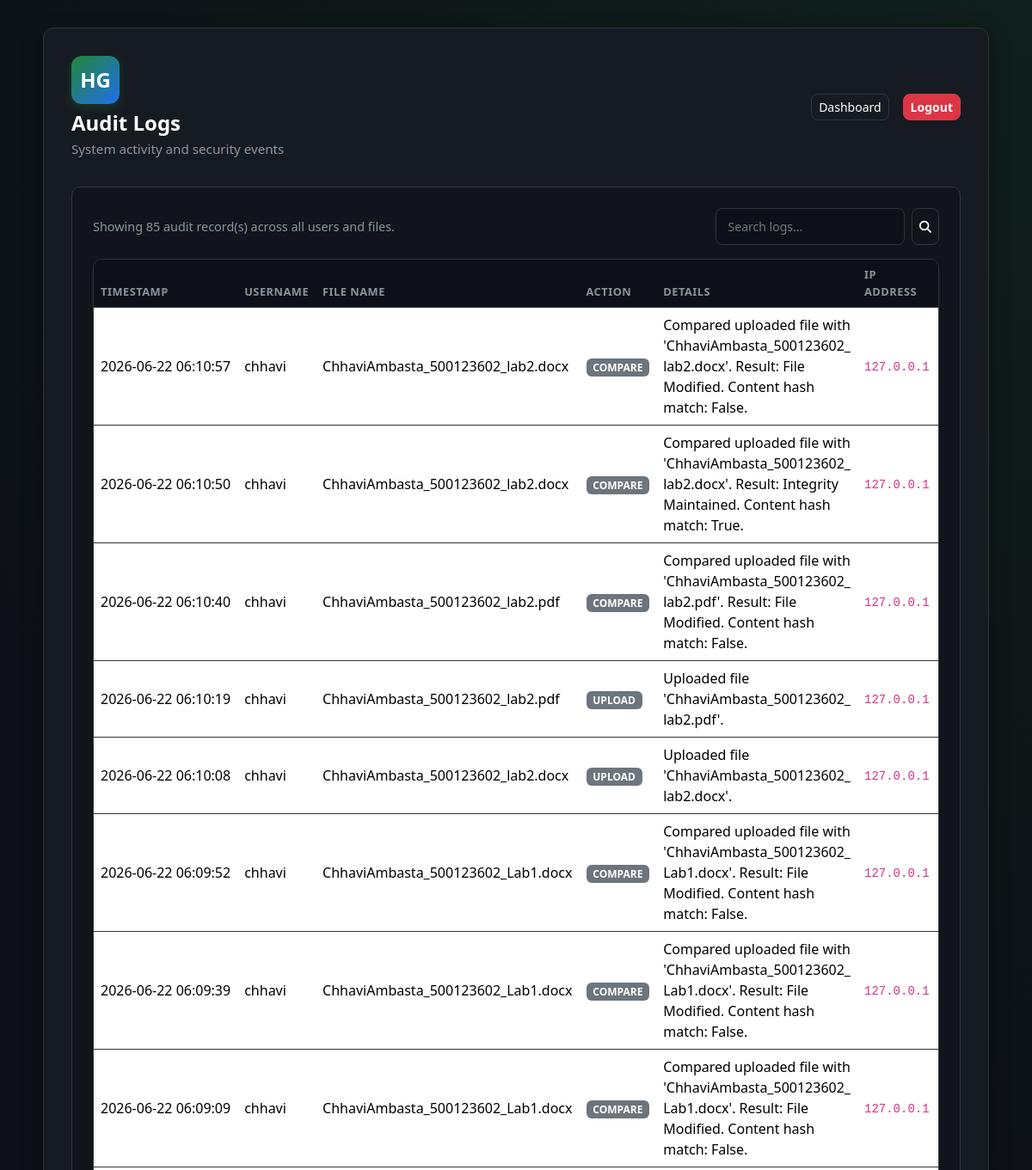
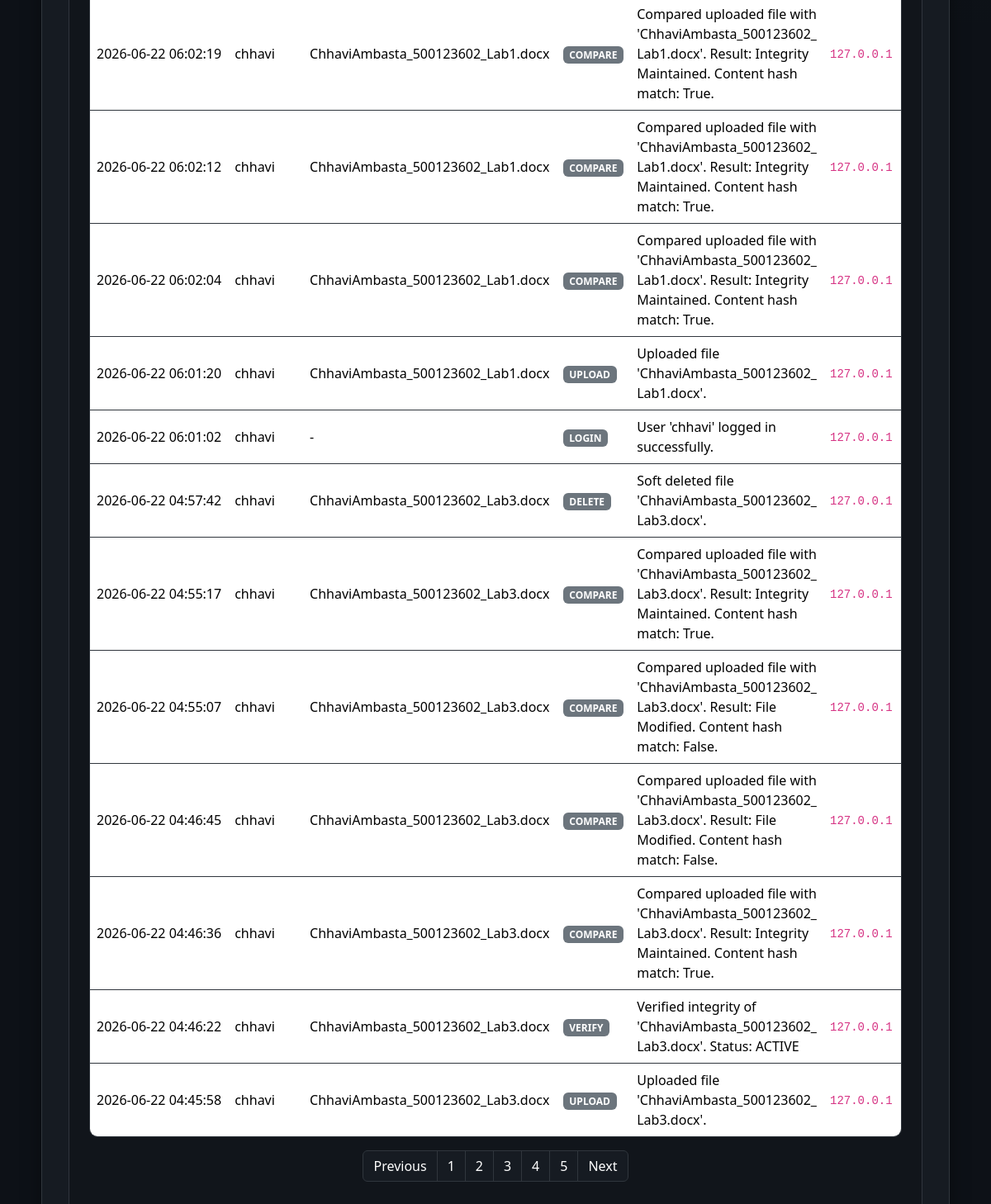
/audit-logs (signed in), run on an earlier commit of the app's database (2 pictures, top to bottom).
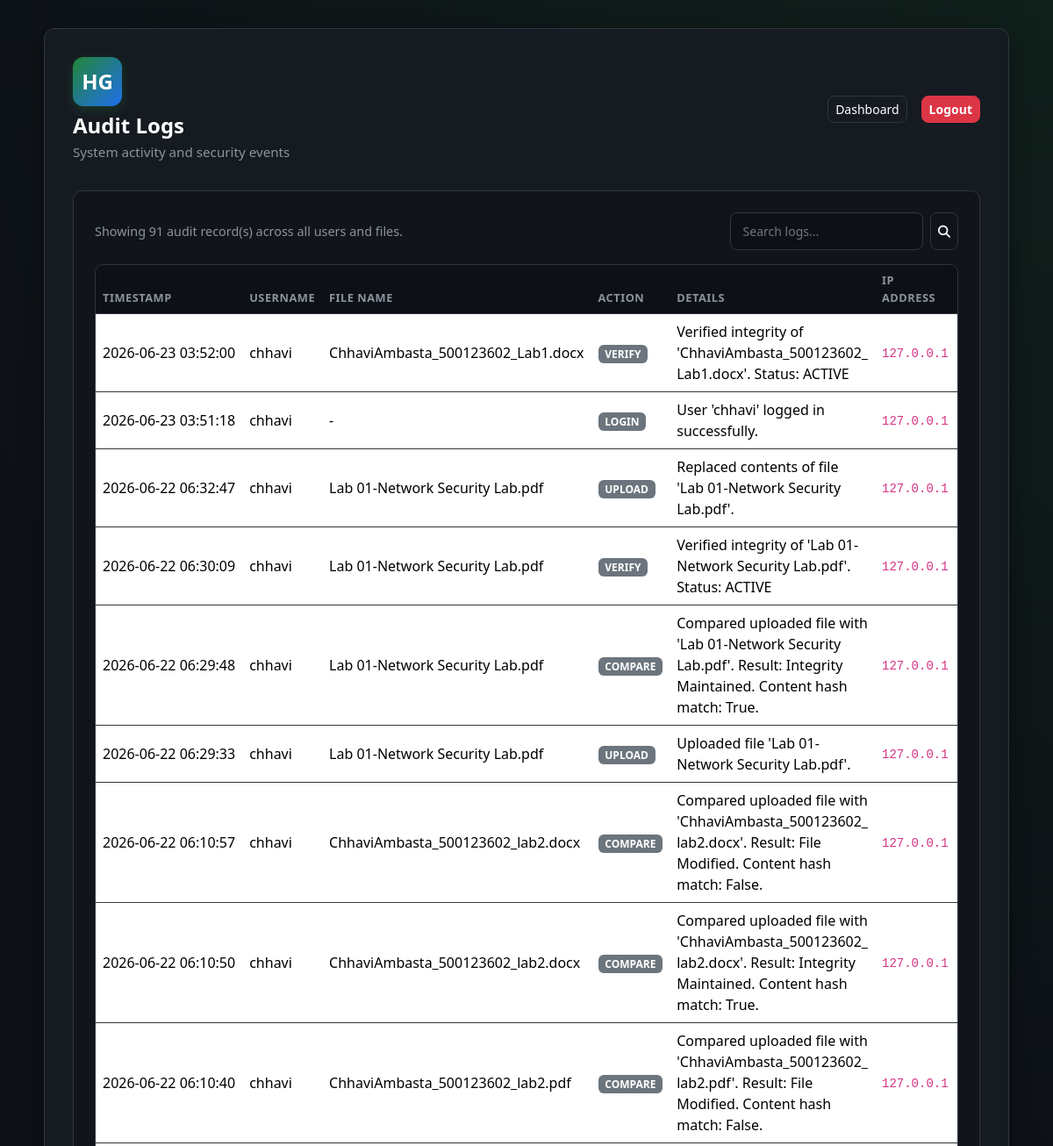
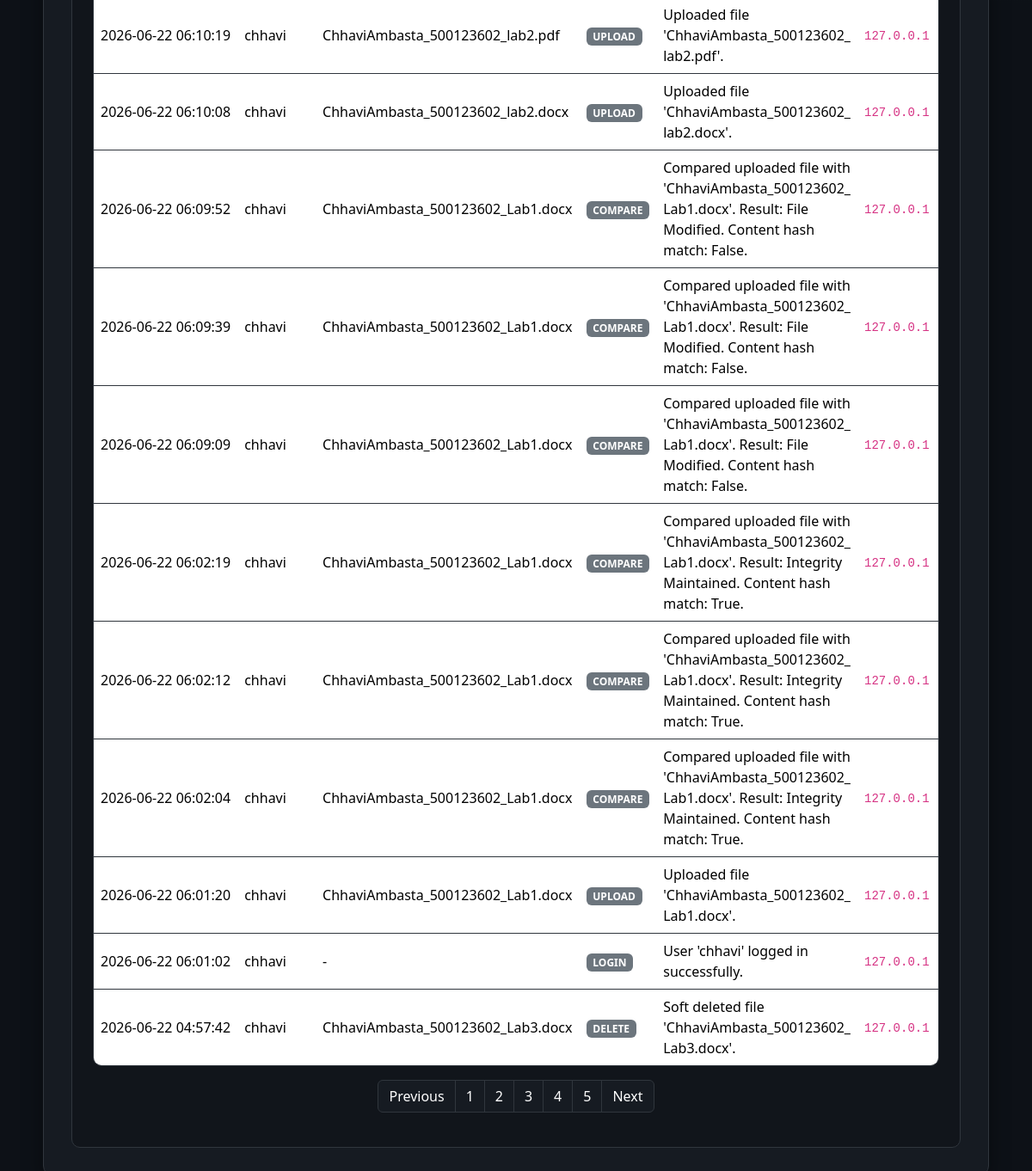
And on a later commit of the database (2 pictures, top to bottom).
### tables this page shows
CREATE TABLE audit_logs (
    id INTEGER PRIMARY KEY AUTOINCREMENT,
    user_id INTEGER,
    file_id INTEGER,
    action TEXT NOT NULL,
    details TEXT,
    ip_address TEXT,
    timestamp TIMESTAMP DEFAULT CURRENT_TIMESTAMP,
    FOREIGN KEY (user_id) REFERENCES users(id),
    FOREIGN KEY (file_id) REFERENCES files(id)
);

CREATE TABLE users (
    id INTEGER PRIMARY KEY AUTOINCREMENT,
    username TEXT NOT NULL UNIQUE,
    email TEXT NOT NULL UNIQUE,
    password_hash TEXT NOT NULL,
    created_at TIMESTAMP DEFAULT CURRENT_TIMESTAMP
, security_question TEXT NOT NULL DEFAULT 'q1', security_answer_hash TEXT NOT NULL DEFAULT '', email_verified INTEGER NOT NULL DEFAULT 0, last_login TIMESTAMP, account_status TEXT NOT NULL DEFAULT 'ACTIVE', failed_attempts INTEGER NOT NULL DEFAULT 0, locked_until TIMESTAMP);

CREATE TABLE files (
    id INTEGER PRIMARY KEY AUTOINCREMENT,
    owner_id INTEGER NOT NULL,
    original_filename TEXT NOT NULL,
    stored_filename TEXT NOT NULL,
    file_extension TEXT NOT NULL,
    file_size INTEGER NOT NULL,
    mime_type TEXT NOT NULL,
    sha256_hash TEXT NOT NULL,
    upload_time TIMESTAMP DEFAULT CURRENT_TIMESTAMP,
    last_verified TIMESTAMP,
    status TEXT NOT NULL DEFAULT 'ACTIVE',
    is_deleted INTEGER NOT NULL DEFAULT 0, content_hash TEXT,
    FOREIGN KEY (owner_id) REFERENCES users(id)
);

### app.py (the view, shortened to what this page needs)
@app.route("/audit-logs")
@login_required
def audit_logs():
    conn = get_db_connection()
    try:
        search = request.args.get("search", "").strip()
        page = request.args.get("page", 1, type=int)
        per_page = 20
        offset = (page - 1) * per_page
        base_query = """
            SELECT a.id, a.timestamp, a.action, a.details, a.ip_address,
                   u.username, f.original_filename
            FROM audit_logs a
            LEFT JOIN users u ON a.user_id = u.id
            LEFT JOIN files f ON a.file_id = f.id
        """
        count_query = """
            SELECT COUNT(*) as total
            FROM audit_logs a
            LEFT JOIN users u ON a.user_id = u.id
            LEFT JOIN files f ON a.file_id = f.id
        """
        params = []
        base_query += " ORDER BY a.timestamp DESC LIMIT ? OFFSET ?"
        total_row = conn.execute(count_query, params).fetchone()
        total = total_row["total"] if total_row else 0
        total_pages = max(1, (total + per_page - 1) // per_page)
        logs = conn.execute(base_query, params + [per_page, offset]).fetchall()
    finally:
        conn.close()
    return render_template(
        "audit_logs.html",
        username=session.get("username"),
        logs=logs,
        search=search,
        page=page,
        total_pages=total_pages,
        total=total,
    )

### app.py (called while the page is built)
def get_db_connection():
    conn = sqlite3.connect(DATABASE_PATH)
    conn.row_factory = sqlite3.Row
    return conn

def utc_now():
    return datetime.utcnow()

def login_required(view_func):
    @wraps(view_func)
    def wrapped_view(*args, **kwargs):
        if "user_id" not in session:
            flash("Please log in to access the dashboard.", "warning")
            return redirect(url_for("login"))
        last_activity = session.get("last_activity")
        if last_activity and (utc_now().timestamp() - last_activity) > SESSION_TIMEOUT_SECONDS:
            session.clear()
            flash("Your session has expired due to inactivity. Please log in again.", "warning")
            return redirect(url_for("login"))
        session["last_activity"] = utc_now().timestamp()
        return view_func(*args, **kwargs)
    return wrapped_view

### templates/audit_logs.html (shortened to what the changed rows need)
<!DOCTYPE html>
<html lang="en">
<head>
    <link href="https://cdn.jsdelivr.net/npm/bootstrap@5.3.3/dist/css/bootstrap.min.css" rel="stylesheet">
    <link rel="stylesheet" href="https://cdnjs.cloudflare.com/ajax/libs/font-awesome/6.4.0/css/all.min.css">
    <link rel="stylesheet" href="{{ url_for('static', filename='css/style.css') }}">
</head>
<body>
    <div class="dashboard-wrapper">
        <div class="container dashboard-container">
            <div class="dashboard-card dashboard-card-wide mx-auto">
                <div class="dashboard-header">
                    <div>
                        <h1 class="welcome-text">Audit Logs</h1>
                    </div>
                </div>
                <section class="dashboard-section">
                    <div class="d-flex justify-content-between align-items-center mb-3">
                        <p class="section-description mb-0">
                            Showing {{ total }} audit record(s) across all users and files.
                        </p>
                        <form action="{{ url_for('audit_logs') }}" method="GET" class="d-flex" role="search">
                            <input type="text" name="search" class="form-control form-control-sm me-2" placeholder="Search logs..." value="{{ search }}" style="width: 220px; background-color: var(--bg-primary); color: var(--text-primary); border-color: var(--border-color);">
                            <button type="submit" class="btn btn-outline-light btn-sm">
                            </button>
                        </form>
                    </div>
                    {% if logs %}
                        <div class="table-responsive files-table-wrapper">
                            <table class="table files-table align-middle">
                                <thead>
                                    <tr>
                                        <th>Timestamp</th>
                                        <th>Username</th>
                                        <th>File Name</th>
                                        <th>Action</th>
                                        <th>Details</th>
                                        <th>IP Address</th>
                                    </tr>
                                </thead>
                                <tbody>
                                    {% for log in logs %}
                                        <tr>
                                            <td style="white-space: nowrap;">{{ log.timestamp }}</td>
                                            <td>{{ log.username or 'System' }}</td>
                                            <td>{{ log.original_filename or '-' }}</td>
                                            <td><span class="badge bg-secondary">{{ log.action }}</span></td>
                                            <td style="max-width: 300px; word-break: break-word;">{{ log.details or '-' }}</td>
                                            <td><code>{{ log.ip_address or '-' }}</code></td>
                                        </tr>
                                    {% endfor %}
                                </tbody>
                            </table>
                        </div>
                        {% if total_pages > 1 %}
                            <nav aria-label="Audit log pagination" class="mt-3">
                                <ul class="pagination justify-content-center">
                                    {% for p in range(1, total_pages + 1) %}
                                        <li class="page-item {% if p == page %}active{% endif %}">
                                            <a class="page-link" href="{{ url_for('audit_logs', page=p, search=search) }}" style="background-color: var(--bg-card); border-color: var(--border-color); color: var(--text-primary);">{{ p }}</a>
                                        </li>
                                    {% endfor %}
                                </ul>
                            </nav>
                        {% endif %}
                    {% else %}
                        <div class="empty-state mt-3">
                            <p class="mb-0">No audit logs found.</p>
                        </div>
                    {% endif %}
                </section>
            </div>
        </div>
    </div>
</body>
</html>

What changed in the data, as far as the page shows it:
no longer on this page (row unchanged): audit_logs: timestamp "2026-06-22 04:55:17", username "chhavi", original_filename "ChhaviAmbasta_500123602_Lab3.docx", action "COMPARE", details "Compared uploaded file with 'ChhaviAmbasta_500123602_Lab3.docx'. Result: Integrity Maintained. Content hash match: True.", ip_address "127.0.0.1"
no longer on this page (row unchanged): audit_logs: timestamp "2026-06-22 04:55:07", username "chhavi", original_filename "ChhaviAmbasta_500123602_Lab3.docx", action "COMPARE", details "Compared uploaded file with 'ChhaviAmbasta_500123602_Lab3.docx'. Result: File Modified. Content hash match: False.", ip_address "127.0.0.1"
no longer on this page (row unchanged): audit_logs: timestamp "2026-06-22 04:46:45", username "chhavi", original_filename "ChhaviAmbasta_500123602_Lab3.docx", action "COMPARE", details "Compared uploaded file with 'ChhaviAmbasta_500123602_Lab3.docx'. Result: File Modified. Content hash match: False.", ip_address "127.0.0.1"
no longer on this page (row unchanged): audit_logs: timestamp "2026-06-22 04:46:36", username "chhavi", original_filename "ChhaviAmbasta_500123602_Lab3.docx", action "COMPARE", details "Compared uploaded file with 'ChhaviAmbasta_500123602_Lab3.docx'. Result: Integrity Maintained. Content hash match: True.", ip_address "127.0.0.1"
no longer on this page (row unchanged): audit_logs: timestamp "2026-06-22 04:46:22", username "chhavi", original_filename "ChhaviAmbasta_500123602_Lab3.docx", action "VERIFY", details "Verified integrity of 'ChhaviAmbasta_500123602_Lab3.docx'. Status: ACTIVE", ip_address "127.0.0.1"
no longer on this page (row unchanged): audit_logs: timestamp "2026-06-22 04:45:58", username "chhavi", original_filename "ChhaviAmbasta_500123602_Lab3.docx", action "UPLOAD", details "Uploaded file 'ChhaviAmbasta_500123602_Lab3.docx'.", ip_address "127.0.0.1"
added audit_logs: timestamp "2026-06-23 03:52:00", username "chhavi", original_filename "ChhaviAmbasta_500123602_Lab1.docx", action "VERIFY", details "Verified integrity of 'ChhaviAmbasta_500123602_Lab1.docx'. Status: ACTIVE", ip_address "127.0.0.1"
added audit_logs: timestamp "2026-06-23 03:51:18", username "chhavi", original_filename "-", action "LOGIN", details "User 'chhavi' logged in successfully.", ip_address "127.0.0.1"
added audit_logs: timestamp "2026-06-22 06:32:47", username "chhavi", original_filename "Lab 01-Network Security Lab.pdf", action "UPLOAD", details "Replaced contents of file 'Lab 01-Network Security Lab.pdf'.", ip_address "127.0.0.1"
added audit_logs: timestamp "2026-06-22 06:30:09", username "chhavi", original_filename "Lab 01-Network Security Lab.pdf", action "VERIFY", details "Verified integrity of 'Lab 01-Network Security Lab.pdf'. Status: ACTIVE", ip_address "127.0.0.1"
added audit_logs: timestamp "2026-06-22 06:29:48", username "chhavi", original_filename "Lab 01-Network Security Lab.pdf", action "COMPARE", details "Compared uploaded file with 'Lab 01-Network Security Lab.pdf'. Result: Integrity Maintained. Content hash match: True.", ip_address "127.0.0.1"
added audit_logs: timestamp "2026-06-22 06:29:33", username "chhavi", original_filename "Lab 01-Network Security Lab.pdf", action "UPLOAD", details "Uploaded file 'Lab 01-Network Security Lab.pdf'.", ip_address "127.0.0.1"
Also different on the page:
{{ total }}: "85" → "91"
